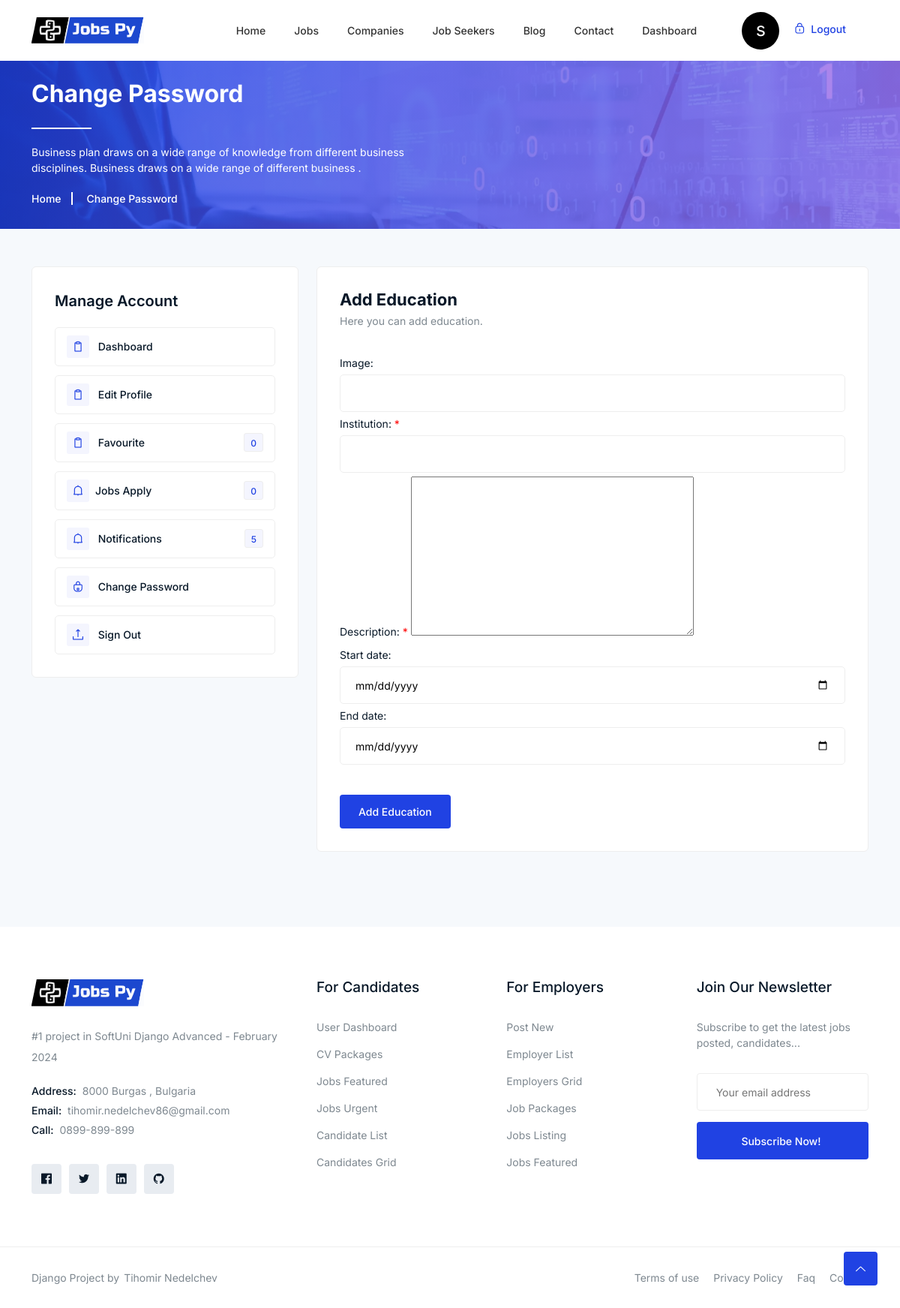
Page /jobseeker/add-education/1/ (signed in) on the earlier database version.
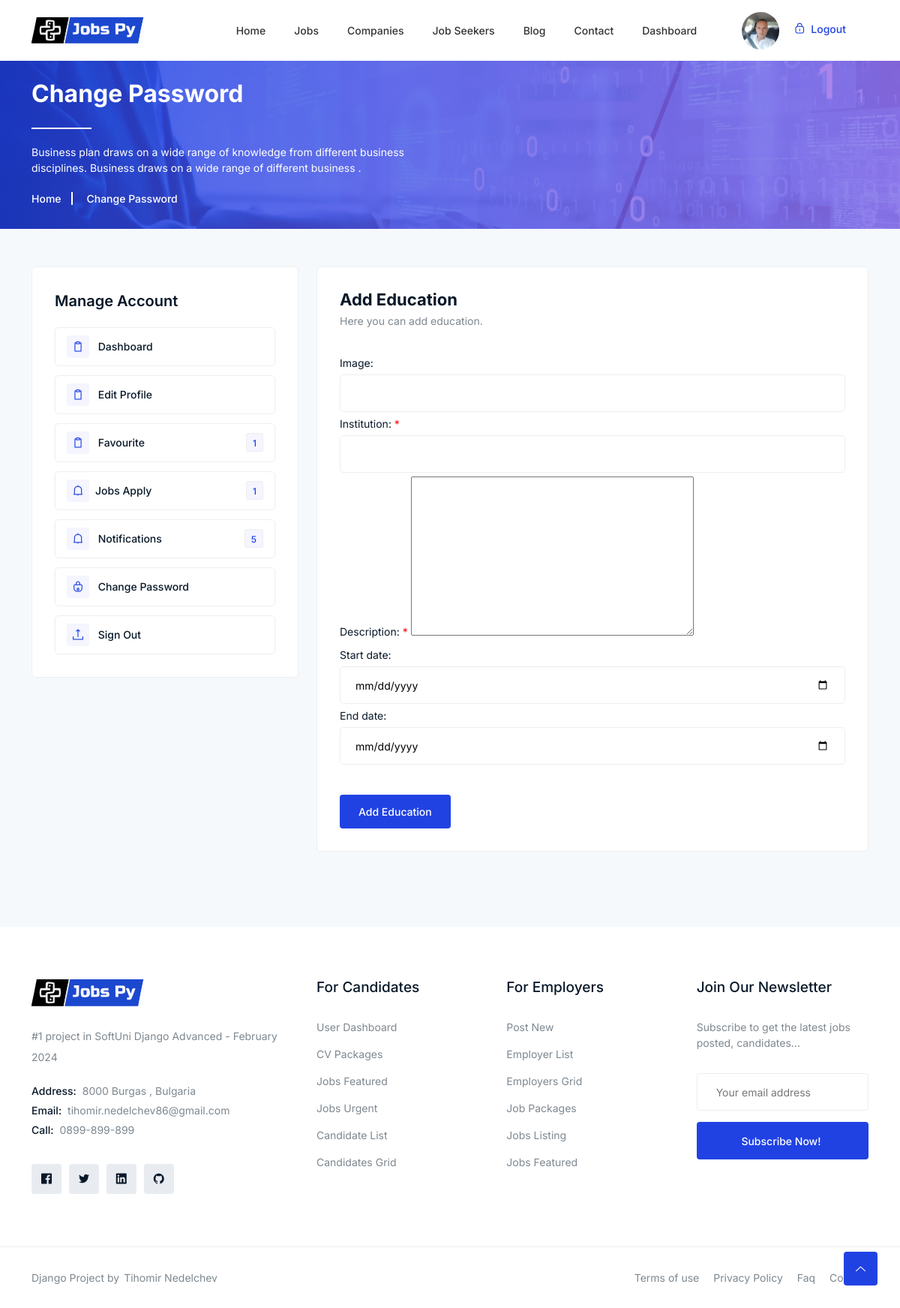
Same page on the later database version.
### jobsPy/accounts/models.py (models this page shows)
class Account(AbstractBaseUser, PermissionsMixin):
    username = None
    ROLE_CHOICES = (
        ('jobseeker', 'Job Seeker'),
        ('company', 'Company'),
    )
    role = models.CharField(max_length=10, choices=ROLE_CHOICES)
    date_joined = models.DateTimeField(auto_now_add=True)
    last_login = models.DateTimeField(auto_now_add=True)
    email = models.EmailField(max_length=100, unique=True, null=False, blank=False)
    USERNAME_FIELD = 'email'
    EMAIL_FIELD = 'email'
    REQUIRED_FIELDS = []
    objects = AccountModel()
    is_staff = models.BooleanField(default=False)

### jobsPy/jobseekers/models.py (models this page shows)
class JobSeeker(models.Model):
    user = models.OneToOneField(UserModel, on_delete=models.CASCADE, primary_key=True)
    first_name = models.CharField(max_length=50, blank=False, null=False)
    last_name = models.CharField(max_length=50, blank=False, null=False)
    city = models.CharField(max_length=50, blank=False, null=False)
    nationality = models.CharField(max_length=50, blank=False, null=False)
    occupation = models.CharField(max_length=50, blank=False, null=False)
    seniority = models.ForeignKey(Seniority, on_delete=models.SET_NULL, blank=True, null=True)
    website = models.URLField(max_length=70, blank=True, null=True)
    linkedin = models.URLField(blank=False, null=False, max_length=50)
    github = models.URLField(blank=False, null=False, max_length=50)
    about = RichTextField(blank=False, null=False)
    phone_number = models.CharField(max_length=50, blank=True, null=True)
    profile_picture = models.ImageField(
        blank=True, null=True, upload_to='images/profile')
    gender = models.CharField(blank=False, null=False,
                              choices=GENDER_TYPE, max_length=1)
    marital_status = models.CharField(blank=False, null=False, max_length=20, choices=MARITAL_STATUS)
    skills = models.ManyToManyField(Skills, related_name="skills")
    activated = models.BooleanField(default=False)
    @property
    def get_user_all_applicant(self):
        return Applicant.objects.filter(user=self.user).count()

### jobsPy/jobs/models.py (models this page shows)
class FavoriteJob(models.Model):
    user = models.ForeignKey(UserModel, on_delete=models.CASCADE)
    job = models.ForeignKey(Job, on_delete=models.CASCADE)
    created_at = models.DateTimeField(auto_now_add=True)
    class Meta:
        unique_together = ('user', 'job')  # Ensure a job can be favorited only once per user

### jobsPy/jobseekers/views.py (the view, shortened to what this page needs)
# urls.py: path("add-education/<int:pk>/", AddEducation.as_view(), name="add-education"),
class AddEducation(CreateView):
    model = Education
    template_name = "job_seekers/add_education.html"
    form_class = EducationForm
    success_url = reverse_lazy("index")

### jobsPy/jobseekers/forms.py
class EducationForm(ModelForm):
    required_css_class = 'required'
    class Meta:
        model = Education
        exclude = ["job_seeker"]
        widgets = {
            'start_date': DateInput(attrs={'type': 'date'}),
            'end_date': DateInput(attrs={'type': 'date'}),
        }

### templates/job_seekers/add_education.html (shortened to what this page needs)
{% extends 'base.html' %}
{% load static %}
{% block main_content %}
    <div class="breadcrumbs overlay">
        <div class="container">
            <div class="row">
                <div class="col-12">
                    <div class="breadcrumbs-content">
                        <h1 class="page-title">Change Password</h1>
                        <p>Business plan draws on a wide range of knowledge from different business<br> disciplines.
                            Business draws on a wide range of different business .</p>
                    </div>
                    <ul class="breadcrumb-nav">
                        <li><a href="index.html">Home</a></li>
                        <li>Change Password</li>
                    </ul>
                </div>
            </div>
        </div>
    </div>
    <div class="change-password section">
        <div class="container">
            <div class="alerts-inner">
                <div class="row">
                    {% include "job_seekers/job_seeker_menu.html" %}
                    <div class="col-lg-8">
                        <div class="password-content">
                            <h3>Add Education</h3>
                            <p>Here you can add education.</p>
                            <form method="post" action="{% url 'add-education' user.jobseeker.pk %}" enctype="multipart/form-data">
                                <div class="row">
                                    {{ form.as_p }}
                                    <div class="col-lg-12">
                                        <div class="button">
                                            <button class="btn">Add Education</button>
                                        </div>
                                    </div>
                                </div>
                            </form>
                        </div>
                    </div>
                </div>
            </div>
        </div>
    </div>
 {% endblock %}

### templates/base.html (shortened to what the changed rows need)
{% load static %}
{% load socialaccount %}
<!DOCTYPE html>
<html class="no-js" lang="zxx">
<head>
    <link rel="stylesheet" href="{% static '/css/bootstrap.min.css' %}" />
    <link rel="stylesheet" href="{% static '/css/LineIcons.2.0.css' %}" />
    <link rel="stylesheet" href="{% static '/css/animate.css' %}" />
    <link rel="stylesheet" href="{% static '/css/tiny-slider.css' %}" />
    <link rel="stylesheet" href="{% static '/css/glightbox.min.css' %}" />
    <link rel="stylesheet" href="{% static '/css/main.css' %}" />
    <link rel="stylesheet" href="{% static '/css/flaticon.css' %}" />
</head>
<body>
    <header class="header style4">
        <div class="navbar-area">
            <div class="container">
                <div class="row align-items-center">
                    <div class="col-lg-12">
                        <nav class="navbar navbar-expand-lg">
                            <div class="button">
                                {% if user.is_authenticated %}
                                {% if user.company.image %}
                                    <a href="{% url 'login_redirect_dashboard' %} "><img class="user-profile-small" src="{{ user.company.image.url }}" alt="Logo"></a>
                                {% elif user.jobseeker.profile_picture %}
                                    <a href="{% url 'login_redirect_dashboard' %} "><img class="user-profile-small" src="{{ user.jobseeker.profile_picture.url }}" alt="Logo"></a>
                                {% else %}
                                    <div class="text-center align-center"  style="align-items:center !important;justify-content:center !important;background-color: black;width: 50px;height: 50px;border-radius: 50px; margin-right: 20px">
                                    <a href="{% url 'login_redirect_dashboard' %}" style="padding-top: 10%; color: white; font-size: 25px" >{{ user.email.0 }}</a>
                                    </div>
                                {% endif %}
                                {% else %}
                                <a href="{% url 'login' %}"   class="login"><i
                                        class="lni lni-lock-alt"></i> Login</a>
                                <a href="{% url 'registration' %}"  class="btn">Sign Up</a>
                                {% endif %}
                            </div>
                        </nav>
                    </div>
                </div>
            </div>
        </div>
    </header>
{% block main_content %}
{% endblock %}
</body>
</html>

### templates/job_seekers/job_seeker_menu.html (shortened to what this page needs)
                    <div class="col-lg-4 col-12">
                        <div class="dashbord-sidebar">
                            <ul>
                                <li class="heading">Manage Account</li>
                                <li><a class="{% if request.resolver_match.url_name == 'job seeker dashboard' %}active{% endif %}"  href="{% url 'job seeker dashboard' %}"><i class="lni lni-clipboard"></i> Dashboard</a></li>
                                <li><a class="{% if request.resolver_match.url_name == 'edit-profile' %}active{% endif %}"  href="{% url 'edit-profile' user.jobseeker.pk %}"><i class="lni lni-clipboard"></i> Edit Profile </a></li>
                                <li><a class=""  href="{% url 'favourite_jobs' %}"><i class="lni lni-clipboard"></i> Favourite <span class="notifi">{{ user.favoritejob_set.all|length}}</span></a></li>
                                <li><a class="" href="{% url 'jobs-apply' %}"><i class="lni lni-alarm"></i>Jobs Apply <span class="notifi">{{ user.jobseeker.get_user_all_applicant}}</span></a></li>
                                <li><a  href="notifications.html"><i class="lni lni-alarm"></i> Notifications <span
                                            class="notifi">5</span></a></li>
                                <li><a href="{% url 'change-password' %}"><i class="lni lni-lock"></i> Change Password</a></li>
                                <li><a href="{% url 'sing-out' %}"><i class="lni lni-upload"></i> Sign Out</a></li>
                            </ul>
                        </div>
                    </div>

Differences in the rows shown:
changed Account: jobseeker.profile_picture: picture added; favoritejob_set.all|length "0" → "1"; jobseeker.get_user_all_applicant "0" → "1"; email.0 "s" → (not shown)
